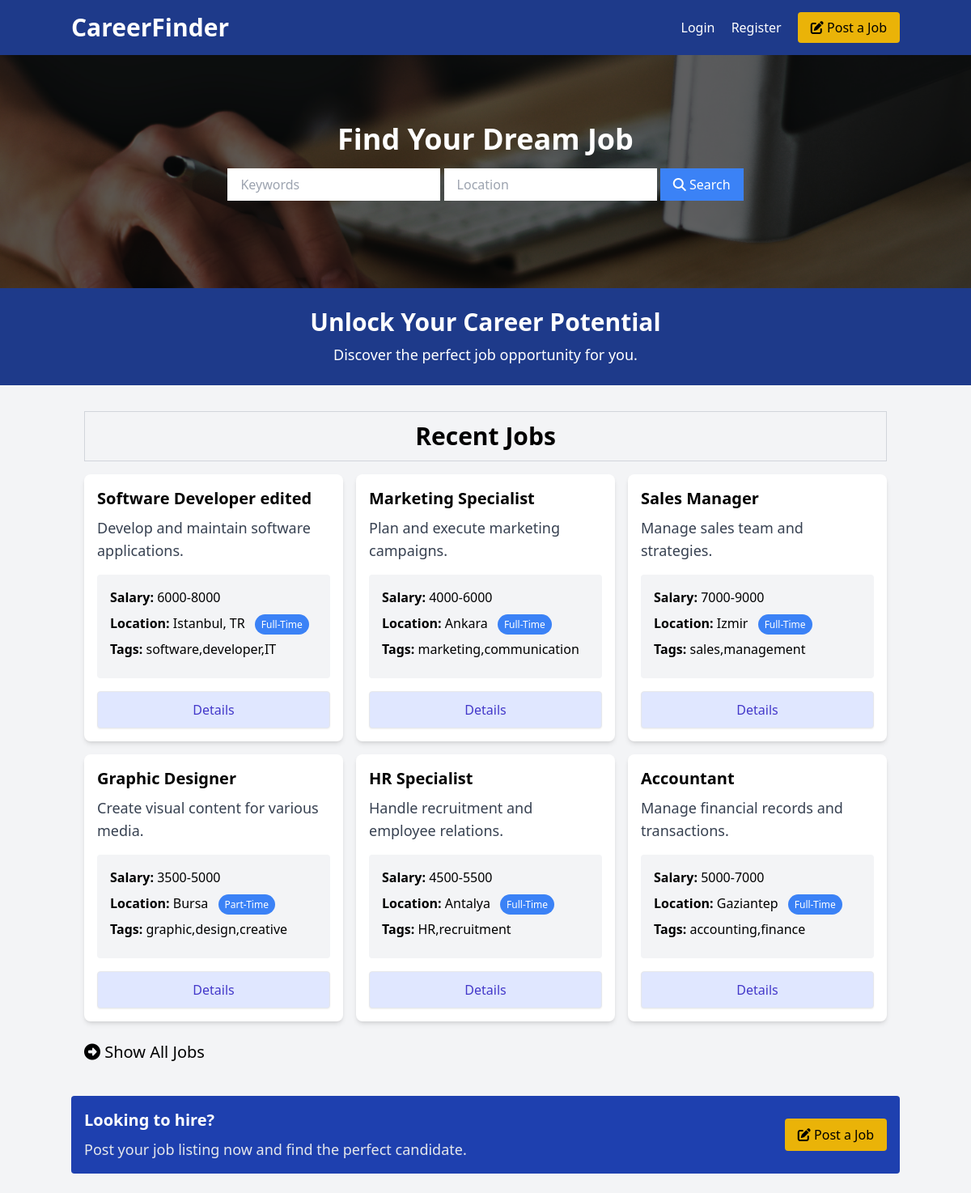
Before: / with the older database file.
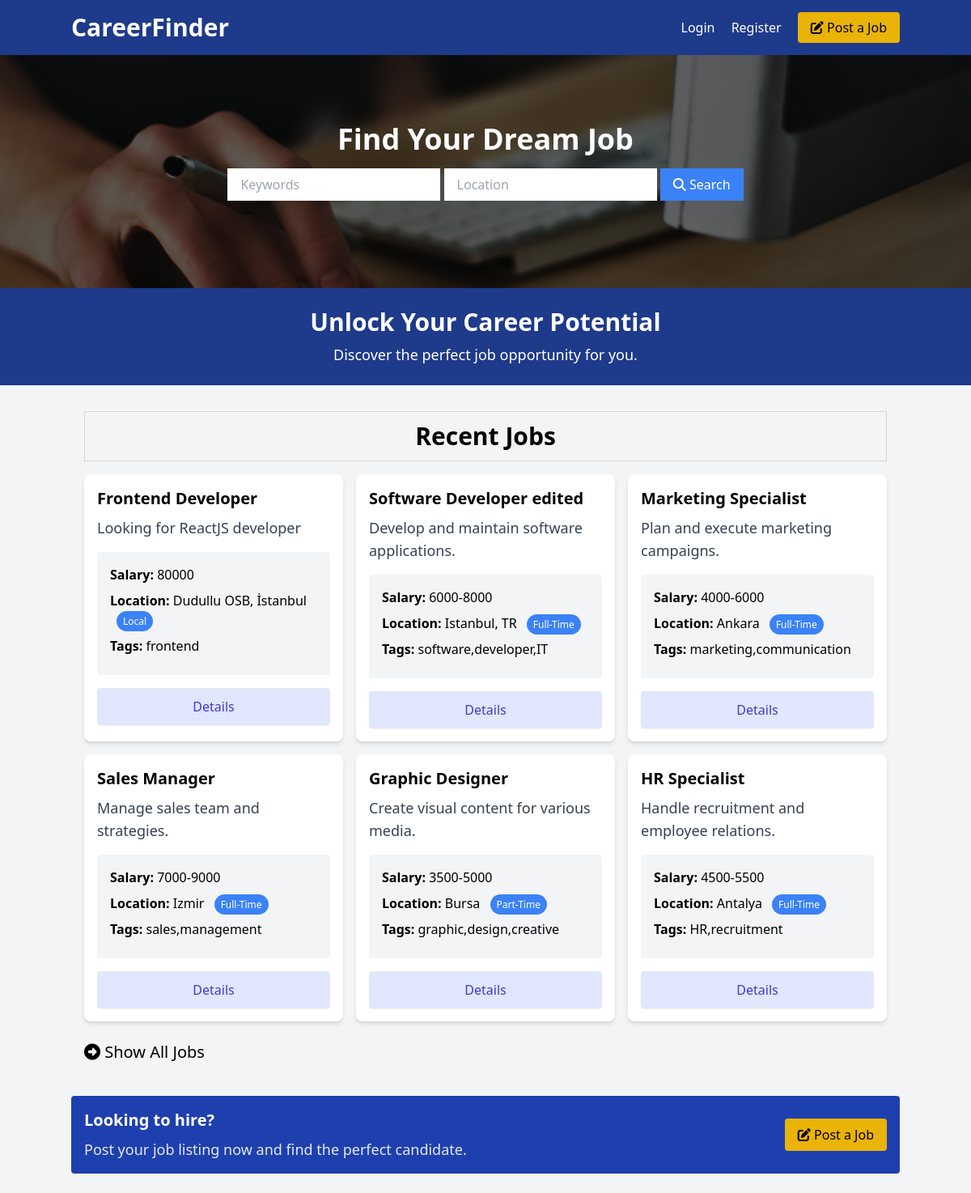
After: the same page with the newer database file.
### tables this page shows
CREATE TABLE jobs (
        id INTEGER PRIMARY KEY AUTOINCREMENT,
        title TEXT NOT NULL,
        description TEXT NOT NULL,
        salary TEXT NOT NULL,
        location TEXT NOT NULL,
        type TEXT NOT NULL,
        tags TEXT NOT NULL,
        requirements TEXT NOT NULL,
        benefits TEXT NOT NULL,
        company TEXT NOT NULL,
        address TEXT NOT NULL,
        city TEXT NOT NULL,
        state TEXT NOT NULL,
        phone TEXT NOT NULL,
        email TEXT NOT NULL,
        creator_email TEXT NOT NULL,
        created_at TEXT DEFAULT CURRENT_TIMESTAMP
    );

### index.php (the view, shortened to what this page needs)
<?php include 'templates/header.php'; ?>
<section class="showcase relative bg-cover bg-center bg-no-repeat h-72 flex items-center">
    <div class="container mx-auto text-center z-10">
        <h2 class="text-4xl text-white font-bold mb-4">Find Your Dream Job</h2>
        <form class="mb-4 block mx-5 md:mx-auto" method="GET" action="index.php">
            <input type="text" name="keywords" placeholder="Keywords" class="w-full md:w-auto mb-2 px-4 py-2 focus:outline-none" />
            <input type="text" name="location" placeholder="Location" class="w-full md:w-auto mb-2 px-4 py-2 focus:outline-none" />
            <button class="w-full md:w-auto bg-blue-500 hover:bg-blue-600 text-white px-4 py-2 focus:outline-none">
                <i class="fa fa-search"></i> Search
            </button>
        </form>
    </div>
</section>
<section class="bg-blue-900 text-white py-6 text-center">
    <div class="container mx-auto">
        <h2 class="text-3xl font-semibold">Unlock Your Career Potential</h2>
        <p class="text-lg mt-2">Discover the perfect job opportunity for you.</p>
    </div>
</section>
<section>
    <div class="container mx-auto p-4 mt-4">
        <div class="text-center text-3xl mb-4 font-bold border border-gray-300 p-3">Recent Jobs</div>
        <div class="grid grid-cols-1 md:grid-cols-3 gap-4 mb-6">
            <?php
            include 'config.php';
            $query = "SELECT * FROM jobs WHERE 1";
            $params = [];
            $query .= " ORDER BY created_at DESC LIMIT 6";
            $stmt = $pdo->prepare($query);
            $stmt->execute($params);
            while ($job = $stmt->fetch()) {
                echo '<div class="rounded-lg shadow-md bg-white">
                        <div class="p-4">
                            <h2 class="text-xl font-semibold">' . htmlspecialchars($job["title"]) . '</h2>
                            <p class="text-gray-700 text-lg mt-2">' . htmlspecialchars($job["description"]) . '</p>
                            <ul class="my-4 bg-gray-100 p-4 rounded">
                                <li class="mb-2"><strong>Salary:</strong> ' . htmlspecialchars($job["salary"]) . '</li>
                                <li class="mb-2"><strong>Location:</strong> ' . htmlspecialchars($job["location"]) . '
                                    <span class="text-xs bg-blue-500 text-white rounded-full px-2 py-1 ml-2">' . htmlspecialchars($job["type"]) . '</span>
                                </li>
                                <li class="mb-2"><strong>Tags:</strong> ' . htmlspecialchars($job["tags"]) . '</li>
                            </ul>
                            <a href="details.php?id=' . $job["id"] . '" class="block w-full text-center px-5 py-2.5 shadow-sm rounded border text-base font-medium text-indigo-700 bg-indigo-100 hover:bg-indigo-200">Details</a>
                        </div>
                    </div>';
            }
            ?>
        </div>
        <a href="listings.php" class="block text-xl text3-center">
            <i class="fa fa-arrow-alt-circle-right"></i> Show All Jobs
        </a>
    </div>
</section>
<?php include 'templates/footer.php'; ?>

Changed rows visible on the page:
no longer on this page (row unchanged): jobs: title "Accountant", description "Manage financial records and transactions.", salary "5000-7000", location "Gaziantep", type "Full-Time", tags "accounting,finance"
added jobs: title "Frontend Developer", description "Looking for ReactJS developer", salary "80000", location "Dudullu OSB, İstanbul", type "Local", tags "frontend"
